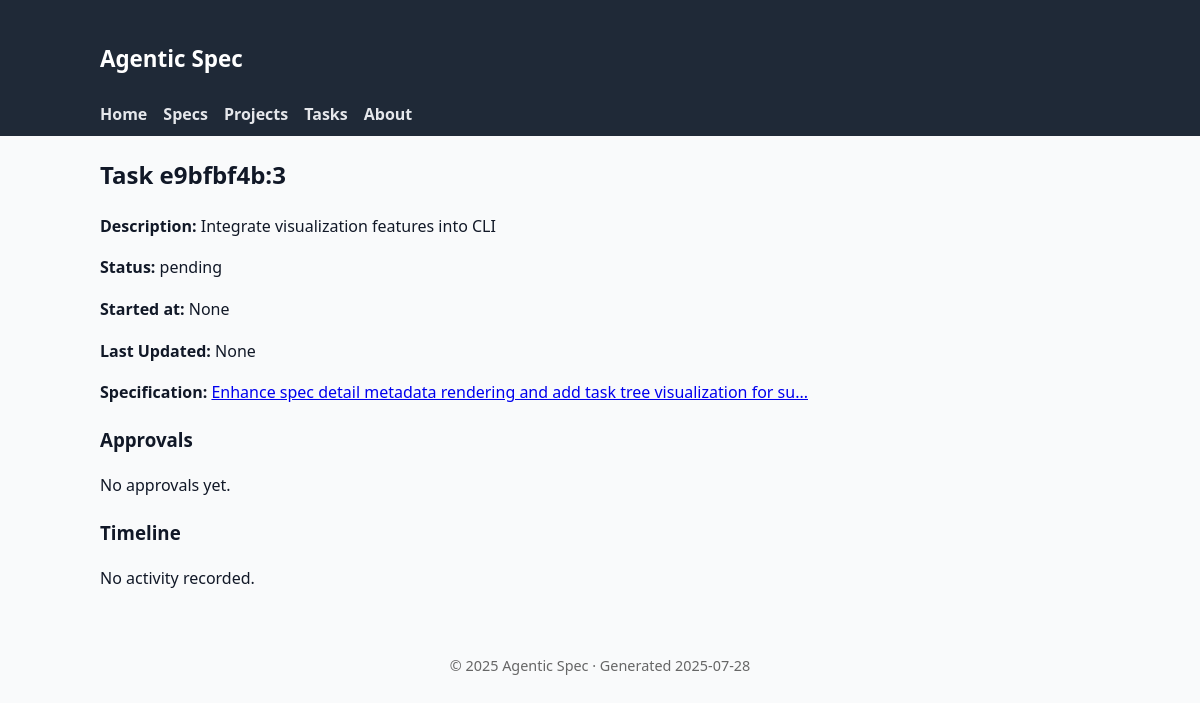
/tasks/e9bfbf4b:3, run on an earlier commit of the app's database.
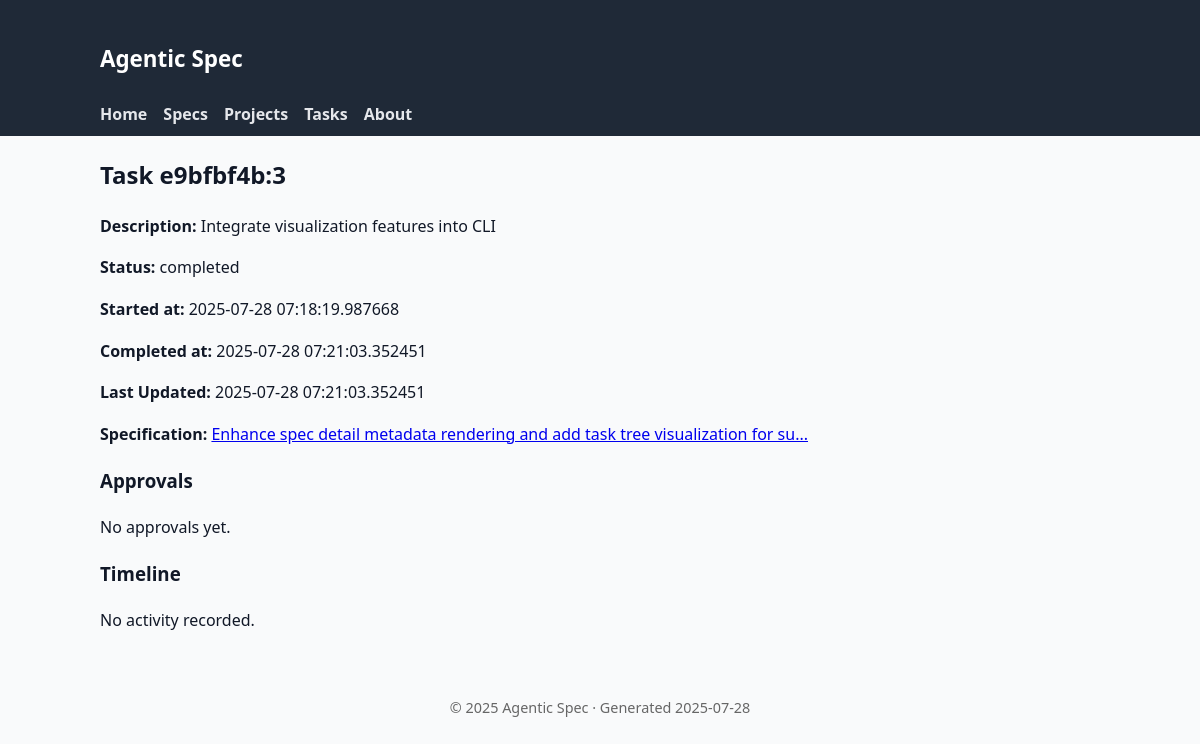
And on a later commit of the database.
### tables this page shows
CREATE TABLE tasks (
                id TEXT PRIMARY KEY,
                spec_id TEXT NOT NULL,
                step_index INTEGER NOT NULL,
                task TEXT NOT NULL,
                details TEXT NOT NULL,
                files TEXT NOT NULL,
                acceptance TEXT NOT NULL,
                estimated_effort TEXT NOT NULL,
                sub_spec_id TEXT,
                decomposition_hint TEXT,
                status TEXT DEFAULT 'pending',
                started_at TIMESTAMP,
                completed_at TIMESTAMP,
                time_spent_minutes INTEGER,
                completion_notes TEXT,
                blockers TEXT DEFAULT '[]',
                -- Enhanced tracking fields
                is_completed BOOLEAN DEFAULT FALSE,
                assigned_to TEXT DEFAULT 'unassigned',
                priority INTEGER DEFAULT 5,
                last_accessed TIMESTAMP,
                estimated_completion_date TIMESTAMP,
                actual_effort_minutes INTEGER,
                dependencies TEXT DEFAULT '[]',
                -- Lifecycle timestamps
                blocked_at TIMESTAMP,
                unblocked_at TIMESTAMP,
                approved_at TIMESTAMP,
                rejected_at TIMESTAMP,
                FOREIGN KEY (spec_id) REFERENCES specifications (id) ON DELETE CASCADE
            );

CREATE TABLE specifications (
                id TEXT PRIMARY KEY,
                title TEXT NOT NULL,
                inherits TEXT DEFAULT '[]',
                created TIMESTAMP NOT NULL,
                updated TIMESTAMP NOT NULL,
                version TEXT NOT NULL,
                status TEXT NOT NULL,
                parent_spec_id TEXT,
                child_spec_ids TEXT DEFAULT '[]',
                context TEXT NOT NULL,
                requirements TEXT NOT NULL,
                review_notes TEXT DEFAULT '[]',
                context_parameters TEXT,
                -- Enhanced tracking fields
                workflow_status TEXT DEFAULT 'created',
                is_completed BOOLEAN DEFAULT FALSE,
                completed_at TIMESTAMP,
                last_accessed TIMESTAMP,
                completion_percentage REAL DEFAULT 0.0,
                priority INTEGER DEFAULT 5,
                -- Lifecycle timestamps
                reviewed_at TIMESTAMP,
                approved_at TIMESTAMP,
                implemented_at TIMESTAMP,
                -- Metadata tracking
                created_by TEXT DEFAULT 'system',
                last_updated_by TEXT DEFAULT 'system',
                tags TEXT DEFAULT '[]'
            );

### agentic_spec/web_ui.py (the view)
@app.get("/tasks/{task_id}", response_class=HTMLResponse)
async def view_task(request: Request, task_id: str):
    async with await get_db_manager() as manager:
        task = await manager.backend.get_task(task_id)
        if not task:
            raise HTTPException(status_code=404, detail="Task not found")
        approvals = await manager.backend.get_approvals_for_task(task_id)
        work_logs: list[WorkLogDB] = await manager.backend.get_work_logs(
            task_id=task_id,
            limit=100,  # safety cap
        )
        spec = await manager.get_specification(task.spec_id)
        ctx = base_context(request, title=f"Task {task.id}")
        ctx.update(
            {
                "task": task,
                "spec": spec,
                "approvals": approvals,
                "work_logs": work_logs,
            }
        )
        return templates.TemplateResponse("task_detail.html", ctx)

### agentic_spec/web_templates/task_detail.html
{% extends 'base.html' %}
{% block content %}
<h2>Task {{ task.id }}</h2>
<p><strong>Description:</strong> {{ task.task }}</p>
<p><strong>Status:</strong> {{ task.status.value }}</p>
<p><strong>Started at:</strong> {{ task.started_at }}</p>
{% if task.completed_at %}<p><strong>Completed at:</strong> {{ task.completed_at }}</p>{% endif %}
<p><strong>Last Updated:</strong> {{ task.last_accessed or task.completed_at or task.started_at }}</p>
<p><strong>Specification:</strong> <a href="/specs/{{ spec.id }}">{{ spec.title }}</a></p>
<h3>Approvals</h3>
{% if approvals %}
<ul>
  {% for a in approvals %}
  <li>{{ a.level.value }} by {{ a.approved_by }} at {{ a.approved_at }}{% if a.comments %} – {{ a.comments }}{% endif %}</li>
  {% endfor %}
</ul>
{% else %}
<p>No approvals yet.</p>
{% endif %}
<h3>Timeline</h3>
{% if work_logs %}
<ul>
  {% for log in work_logs %}
  <li>{{ log.timestamp }} – {{ log.action }}{% if log.notes %}: {{ log.notes }}{% endif %}</li>
  {% endfor %}
</ul>
{% else %}
<p>No activity recorded.</p>
{% endif %}
{% endblock %}

What changed in the data, as far as the page shows it:
changed tasks "e9bfbf4b:3": status.value "pending" → "completed"
shown differently, row unchanged: specifications "Enhance spec detail metadata rendering and add task tree visualization for su...": started_at "None" → (not shown); parent_spec "None" → (not shown)
Also different on the page:
{{ task.started_at }}: (not shown) → "2025-07-28 07:18:19.987668"
{{ task.completed_at }}: (not shown) → "2025-07-28 07:21:03.352451"
{{ task.last_accessed or task.completed_at or task.started_at }}: (not shown) → "2025-07-28 07:21:03.352451"
text now shown: "Completed at:"
